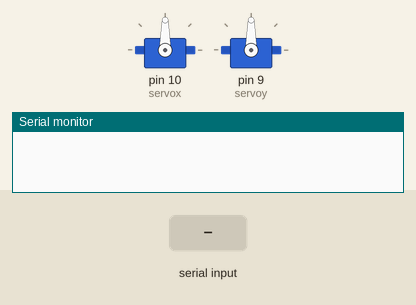
The program below on a simulated Arduino Uno, built with avr-gcc and run on an emulated ATmega328P. Parts: 2 × servo, the last lines printed to the serial monitor. The inputs (shaded band) are chosen by the test bench.

Above: at 1.2 s.
1.3 s: "x90\n" received over Serial
At 3.5 s:
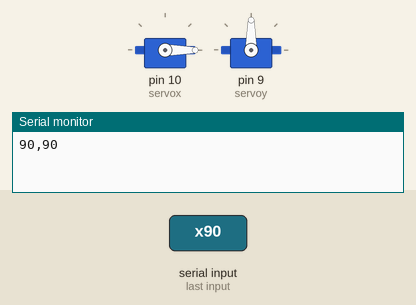
4.3 s: "x,45\n" received over Serial
At 6.7 s:
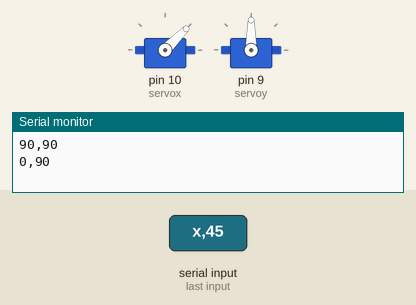
7.2 s: "y90\n" received over Serial
10.2 s: "x\n" received over Serial
At 11.35 s:
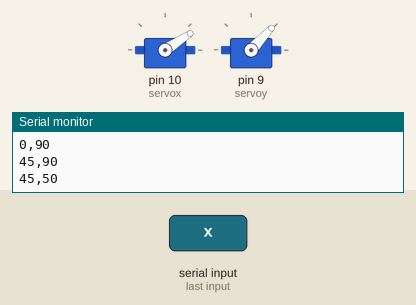
13.2 s: "x,45\n" received over Serial
At 15.8 s:
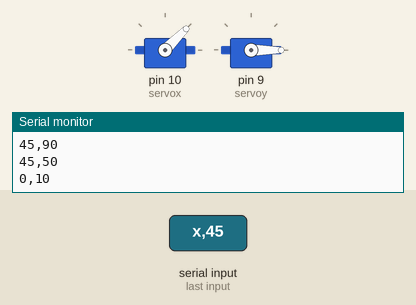
16.1 s: "y,45\n" received over Serial
At 19.9 s:
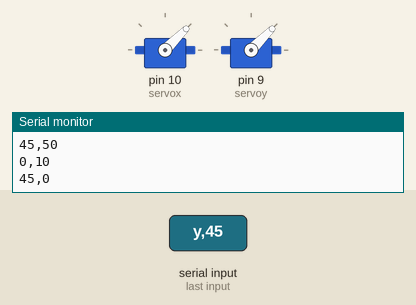
Timing chart, 0 to 20.1 s (numbered marks = the images above; inputs shaded):
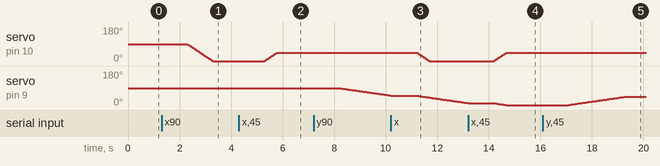

Measured:
- after the input at 1.3 s, servo on pin 10 (servox): moves from 90° to 0° over 0.98 s, starting after 1.0 s
- after the input at 4.3 s, servo on pin 10 (servox): moves from 0° to 45° over 0.49 s, starting after 1.0 s
- after the input at 7.2 s, servo on pin 9 (servoy): moves from 90° to 50° over 2.0 s, starting after 1.0 s
- after the input at 10.2 s, servo on pin 10 (servox): moves from 45° to 0° over 0.49 s, starting after 1.0 s
- after the input at 13.2 s, servo on pin 10 (servox): moves from 0° to 45° over 0.48 s, starting after 1.0 s
- after the input at 16.1 s, servo on pin 9 (servoy): moves from 0° to 45° over 2.2 s, starting after 1.0 s

The program:

main.cpp
```cpp
#include <Arduino.h>
#include <Servo.h>
Servo servox;
int posx=90;
int tarx=90;
Servo servoy;
int posy=90;
int tary=90;

void setup() {
  // put your setup code here, to run once:
  Serial.begin(115200);
  servox.attach(10);
  servoy.attach(9);
}
int trr=1;
long posx_update_millis=0;
long posy_update_millis=0;
void loop() {
  // put your main code here, to run repeatedly:
  if(Serial.available()){
    String msg = Serial.readStringUntil('\r');
    if(msg[0]=='x')tarx=constrain(msg.substring(2,msg.length()).toInt(),0,180);
    if(msg[0]=='y')tary=constrain(msg.substring(2,msg.length()).toInt(),0,180);

    Serial.print(posx);
    Serial.print(',');
    Serial.println(posy);
  }
  if(millis()-posx_update_millis>10){
    posx_update_millis=millis();
    if(abs(tarx-posx)>trr){
      int tarposx=(tarx-posx<0 ? -1 : 1)*trr;
      posx+=tarposx;
    }else posx=tarx;
  }
  if(millis()-posy_update_millis>50){
    posy_update_millis=millis();
    if(abs(tary-posy)>trr){
        int tarposy=(tary-posy<0 ? -1 : 1)*trr;
        posy+=tarposy;
      }else posy=tary;
  }
  servox.write(posx);
  servoy.write(posy);
}
```
